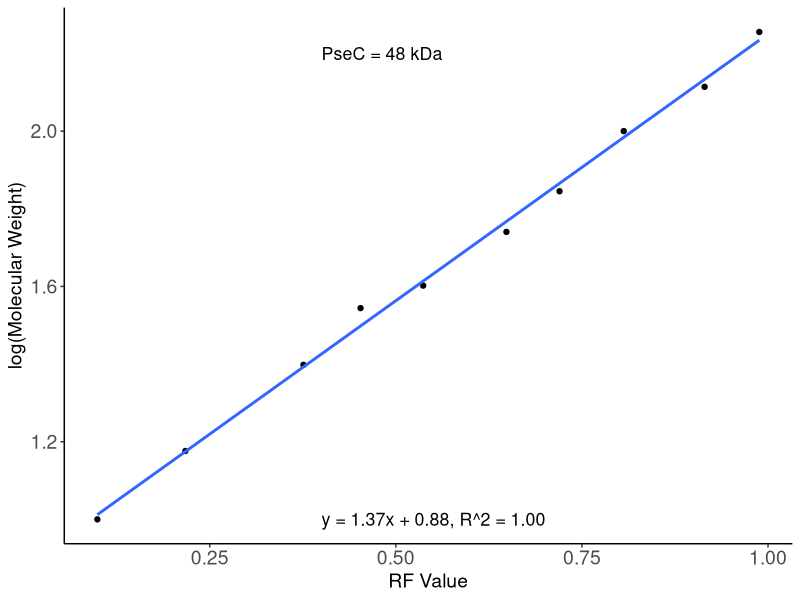
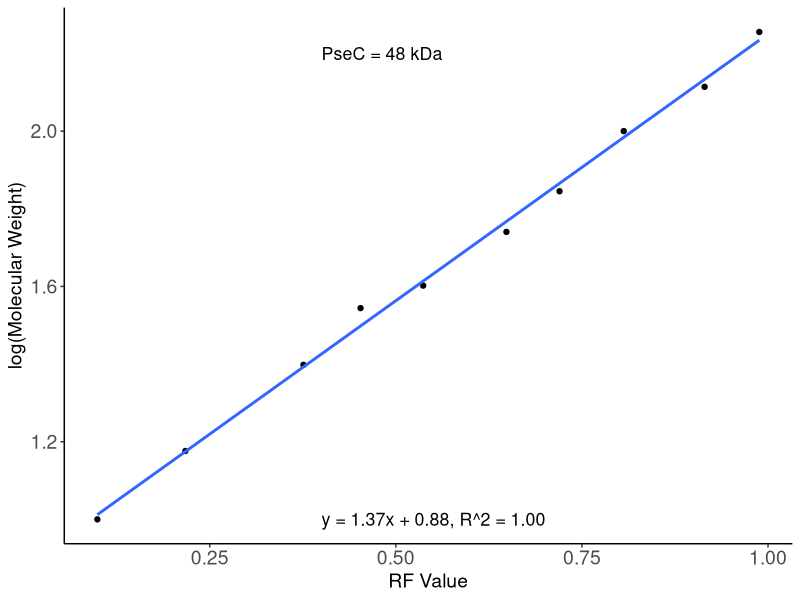

Write the R code that produced these figures, in order.
#### Set up ####

##Packages
#install.packages("tidyverse")
library(tidyverse)

#install.packages("readxl")
library(readxl)

#function for me
specify_decimal <- function(x, k) trimws(format(round(x, k), nsmall=k))

#### Your inputs ####

##Loading in your data
#Input data under columns 'distance' and 'mw_kDa'

## From excel
#wb_ladder <- read_excel("project/Figuring out molecular weight.xlsx")

##manual input
wb_ladder <- data_frame(
  mw_kDa = c(10,15,25,35,40,55,70,100,130,180),
  distance = c(8.46,7.35,5.86,5.14,4.35,3.3,2.63,1.82,0.8, 0.11)
)
##check
view(wb_ladder)

#Specifics 
protein_name <- "PseC"
solvent_front <- 9.39
protein_distance <- 3.89
plot_save_location <- "project/plots/"

#### Finding linear regression coefficients ########

#solvent front:
wb_ladder

#finding the rf
wb_ladder$rf <- (solvent_front-wb_ladder$distance)/solvent_front

#getting log(molecular weight)
wb_ladder$log_mw <- log10(wb_ladder$mw_kDa)

## linear regression
wb_ladder_lm <- lm(log_mw~rf, data=wb_ladder)

#finding the equation
sum_wb_ladder_lm <- summary(wb_ladder_lm)
sum_wb_ladder_coeff <- sum_wb_ladder_lm[["coefficients"]]

# y = log(mw)
# x = rf
# y = mx + c

mx <- sum_wb_ladder_lm$coefficients["rf","Estimate"]
c <- sum_wb_ladder_lm$coefficients["(Intercept)","Estimate"]
r2 <- sum_wb_ladder_lm[["adj.r.squared"]]

line_equation <- paste("y = ",
                       specify_decimal(mx,2),
                       "x + ",specify_decimal(c,2),
                       ", R^2 = ",
                       specify_decimal(r2,2), sep="")
line_equation

#### Finding my MW for PseB ####

##find rf

# Alt if want quick Mw
#protein_distance <- (3.65+3.74+3.74+4.03+4.08)/5

rf <- (solvent_front-protein_distance)/solvent_front
rf

#find log(mw)
log_Mw <- (mx*rf) + c
log_Mw

#mw
PseB_Mw <- 10^(log_Mw)
PseB_Mw

Mw <- specify_decimal(PseB_Mw,0)
Mw <- paste(protein_name," = ",Mw," kDa", sep="")

#### plotting the calibration curve ####
wb_ladder %>%
  ggplot(aes(x = rf, y=log_mw)) +
  geom_point() +
  geom_smooth(method = lm, se = F) +
  theme_classic() +
  annotate("text",x = 0.40, y=1, label = paste(line_equation), size = 4.5, hjust = 0) +
  annotate("text",x = 0.40, y=2.2, label = Mw, size = 4.5, hjust = 0) +
  scale_y_continuous("log(Molecular Weight)") +
  scale_x_continuous("RF Value") +
  theme(axis.text=element_text(size=14),
        axis.title=element_text(size=14))

## Save curve to inputted location
ggsave(paste(plot_save_location,protein_name,
             "_SDSPage_Mw.png",sep = ""),
       width= 1800,
       height= 2000,
       units="px")

#### Citations ####
#code to find them
citation("readxl")

## Application
#R Core Team (2023). _R: A
#Language and Environment for
#Statistical Computing_. R
#Foundation for Statistical
#Computing, Vienna, Austria.
#<https://www.R-project.org/>.

##TidyVerse
#Wickham H, Averick M, Bryan J,
#Chang W, McGowan LD, François
#R, Grolemund G, Hayes A, Henry
#L, Hester J, Kuhn M, Pedersen
#TL, Miller E, Bache SM, Müller
#K, Ooms J, Robinson D, Seidel
#DP, Spinu V, Takahashi K,
#Vaughan D, Wilke C, Woo K,
#Yutani H (2019). “Welcome to
#the tidyverse.” _Journal of
#Open Source Software_, *4*(43),
#1686. doi:10.21105/joss.01686
#<https://doi.org/10.21105/joss.01686>.


##readxl
